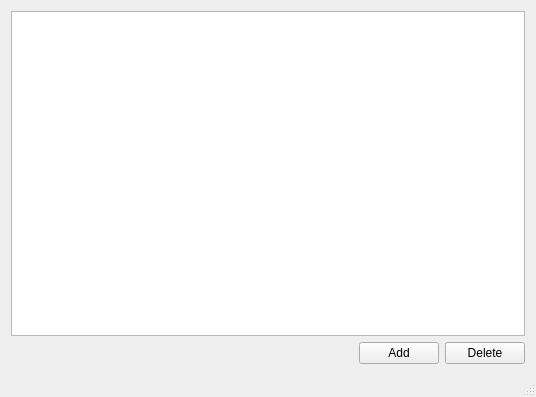
<?xml version="1.0" encoding="UTF-8"?>
<ui version="4.0">
 <class>MainWindow</class>
 <widget class="QMainWindow" name="MainWindow">
  <property name="geometry">
   <rect>
    <x>0</x>
    <y>0</y>
    <width>536</width>
    <height>397</height>
   </rect>
  </property>
  <property name="windowTitle">
   <string>MainWindow</string>
  </property>
  <widget class="QWidget" name="centralwidget">
   <layout class="QVBoxLayout" name="verticalLayout">
    <item>
     <widget class="QListWidget" name="listWidget"/>
    </item>
    <item>
     <layout class="QHBoxLayout" name="horizontalLayout">
      <item>
       <spacer name="horizontalSpacer">
        <property name="orientation">
         <enum>Qt::Horizontal</enum>
        </property>
        <property name="sizeHint" stdset="0">
         <size>
          <width>40</width>
          <height>20</height>
         </size>
        </property>
       </spacer>
      </item>
      <item>
       <widget class="QPushButton" name="addBtn">
        <property name="text">
         <string>Add</string>
        </property>
       </widget>
      </item>
      <item>
       <widget class="QPushButton" name="delBtn">
        <property name="text">
         <string>Delete</string>
        </property>
       </widget>
      </item>
     </layout>
    </item>
   </layout>
  </widget>
  <widget class="QMenuBar" name="menubar">
   <property name="geometry">
    <rect>
     <x>0</x>
     <y>0</y>
     <width>536</width>
     <height>21</height>
    </rect>
   </property>
  </widget>
  <widget class="QStatusBar" name="statusbar"/>
 </widget>
 <layoutdefault spacing="6" margin="11"/>
 <resources/>
 <connections/>
</ui>
